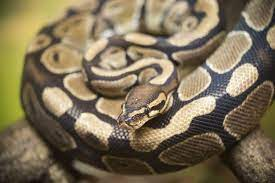
#> input picture Labwork6/python.jpg, 275 x 183 px
$ jupyter execute --allow-errors Labwork6.ipynb
#> lines starting #> are read from the running program, lines starting #| are printed output that depends on the picture
# Binarization

[cell 1]
import numpy as np
import numba
from numba import cuda
import matplotlib.pyplot as plt
from matplotlib.image import imread
import time

#> (the rest of this cell did not finish here and is left out)

[cell 2]
rgb_image = imread('python.jpg')
#> rgb_image is the input picture: shape (183, 275, 3); mean R, G, B 125.7, 112.3, 86.8
plt.imshow(rgb_image)

[cell 3]
rgb_image.shape
#> Out = (183, 275, 3)

# GPU 1D

[cell 4]
# Load an RGB image
rgb_image = imread('python.jpg')

# Flatten the image into a 1D array of RGB
imageWidth, imageHeight = rgb_image.shape[0], rgb_image.shape[1]
#> imageWidth = 183; imageHeight = 275
pixel_count = imageWidth * imageHeight
#> pixel_count = 50325
blockSize = 1024
gridSize = int(pixel_count / blockSize)
#> gridSize = 49

[cell 5]
rgb_flat_1 = rgb_image.reshape(pixel_count, 3)
rgb_flat_1.shape
#> Out = (50325, 3)

[cell 6]
blocks = [2,4,8,16,32,64,128,256,512]
times = []

[cell 7]
# [8 lines of commented-out code are left out]

[cell 8]
start_time_gpu = time.time()
#> (the rest of this cell did not finish here and is left out)

#> (a cell that did not finish here is left out)

#> (a cell that did not finish here is left out)

#> (a cell that did not finish here is left out)

[cell 12]
# new_image

[cell 13]
times

#> (a cell that did not finish here is left out)

# Brightness control

[cell 15]
import numpy as np
import numba
from numba import cuda
import matplotlib.pyplot as plt
from matplotlib.image import imread
import time

#> (the rest of this cell did not finish here and is left out)

[cell 16]
rgb_image = imread('python.jpg')
plt.imshow(rgb_image)

[cell 17]
# Load an RGB image
rgb_image = imread('python.jpg')

# Flatten the image into a 1D array of RGB
imageWidth, imageHeight = rgb_image.shape[0], rgb_image.shape[1]
pixel_count = imageWidth * imageHeight
blockSize = 1024
gridSize = int(pixel_count / blockSize)

[cell 18]
rgb_flat_1 = rgb_image.reshape(pixel_count, 3)
rgb_flat_1.shape
#> Out = (50325, 3)

[cell 19]
start_time_gpu = time.time()
#> (the rest of this cell did not finish here and is left out)

#> (a cell that did not finish here is left out)

#> (a cell that did not finish here is left out)

# Blending images

[cell 22]
import numpy as np
import numba
from numba import cuda
import matplotlib.pyplot as plt
from matplotlib.image import imread
import time

#> (the rest of this cell did not finish here and is left out)

[cell 23]
import numpy as np
import cv2
rgb_image1 = imread('python.jpg')

new_width, new_height = 640, 480

resized_image1 = cv2.resize(rgb_image1, (new_width, new_height))
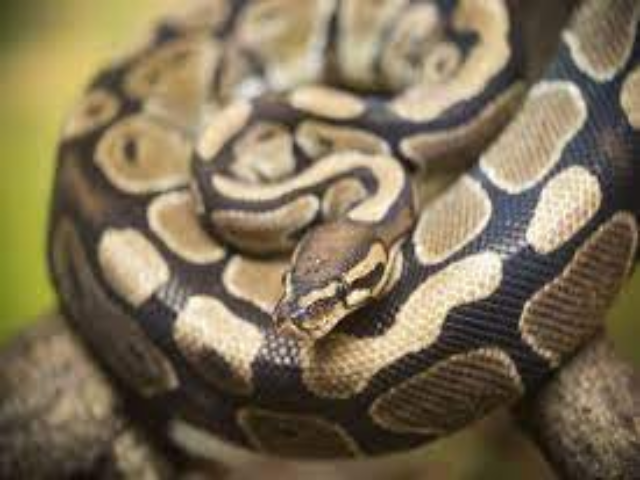
#> resized_image1: shape (480, 640, 3); mean R, G, B 125.6, 112.2, 86.6

plt.imshow(resized_image1)

[cell 24]
import numpy as np
import cv2
rgb_image2 = imread('beautiful.jpg')
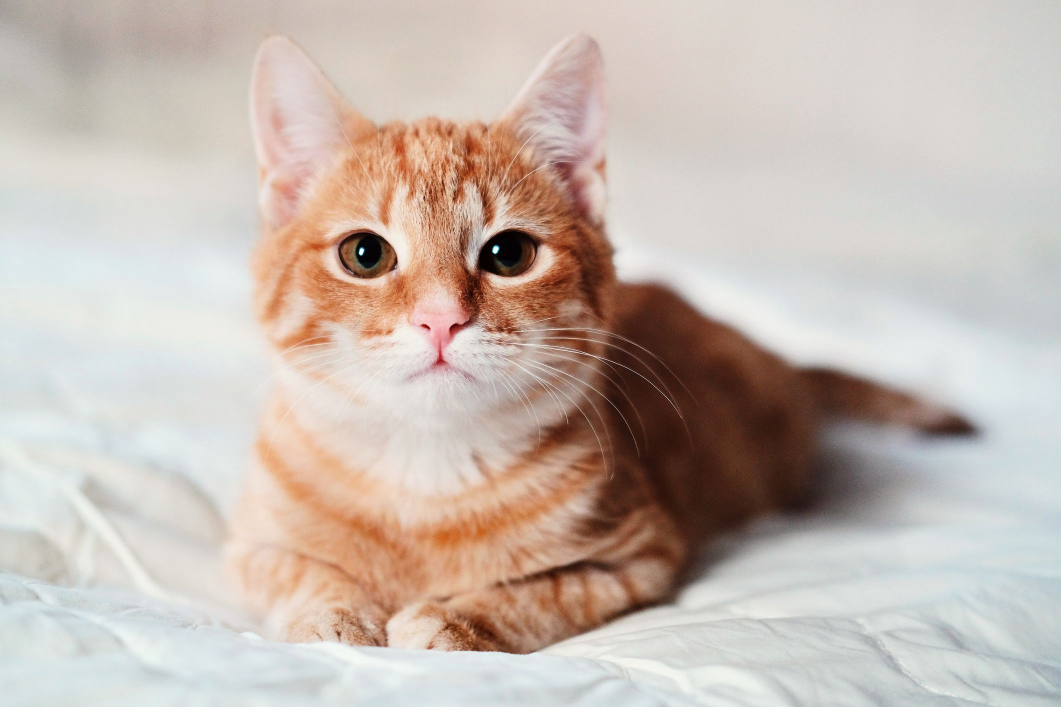
#> input picture Labwork6/beautiful.jpg, 2121 x 1414 px (shown at 1/2 size)
#> rgb_image2 is the input picture: shape (1414, 2121, 3); mean R, G, B 198.6, 185.7, 177.3

new_width, new_height = 640, 480

resized_image2 = cv2.resize(rgb_image2, (new_width, new_height))
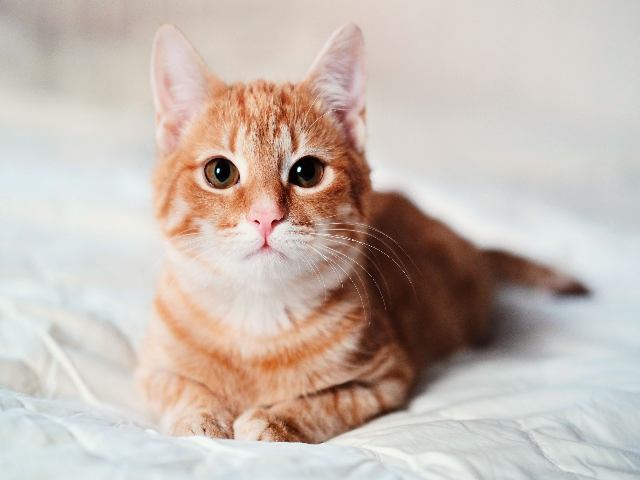
#> resized_image2: shape (480, 640, 3); mean R, G, B 198.5, 185.7, 177.2

plt.imshow(resized_image2)

[cell 25]
# Load an RGB image
# rgb_image = imread('python.jpg')

# Flatten the image into a 1D array of RGB
imageWidth, imageHeight = resized_image2.shape[0], resized_image2.shape[1]
#> imageWidth = 480; imageHeight = 640
pixel_count = imageWidth * imageHeight
#> pixel_count = 307200
blockSize = 1024
gridSize = int(pixel_count / blockSize)
#> gridSize = 300
